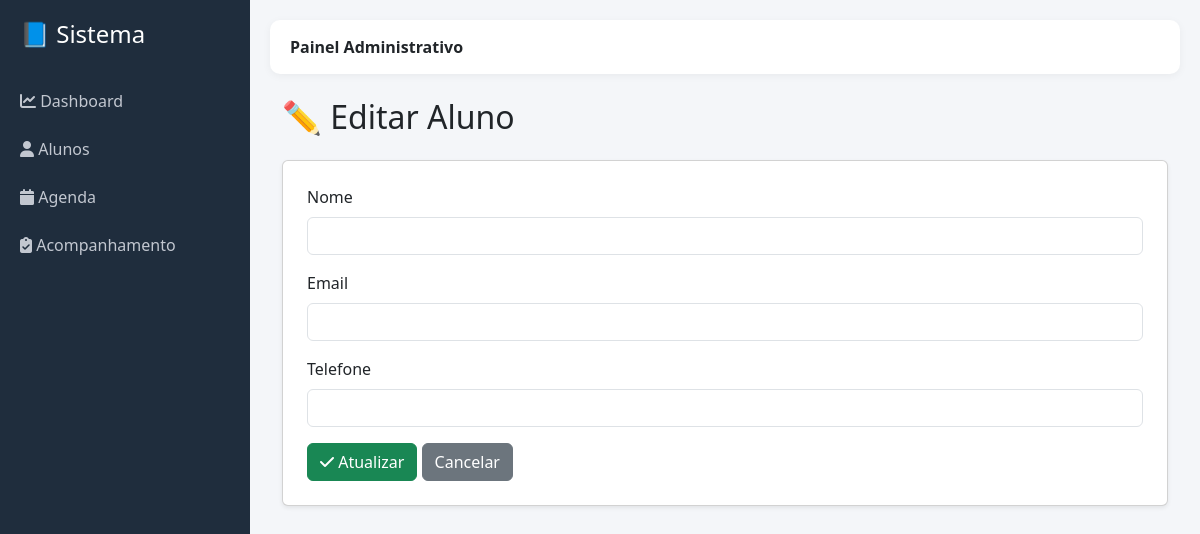
The page /editar/4 on the database as committed earlier.
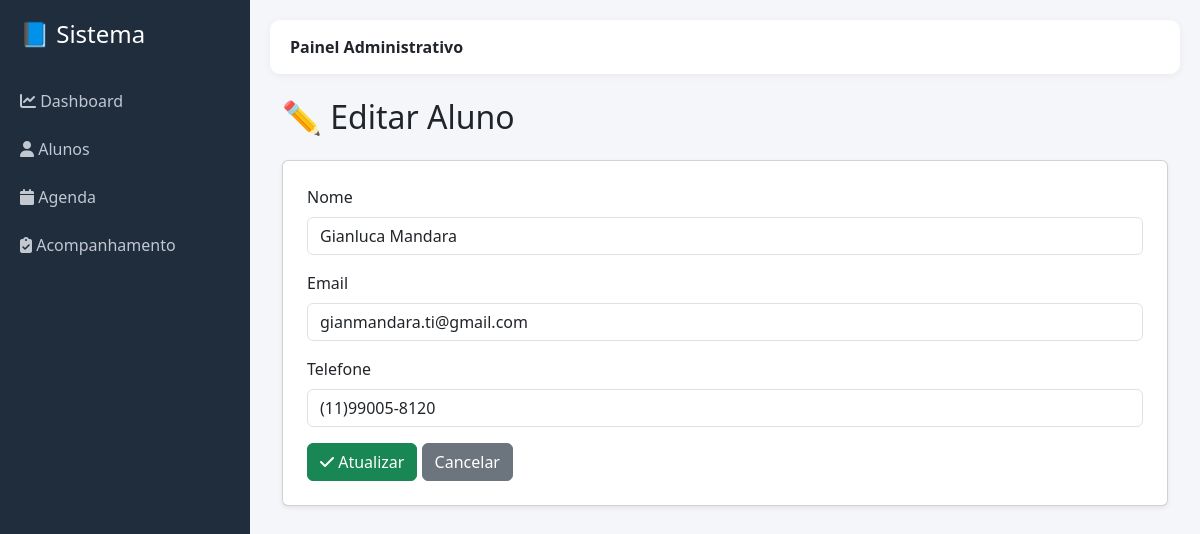
The same page on the database as committed later.
### tables this page shows
CREATE TABLE alunos (
id INTEGER PRIMARY KEY AUTOINCREMENT,
nome TEXT,
email TEXT,
telefone TEXT
);

### app.py (the view, shortened to what this page needs)
@app.route("/editar/<int:id>", methods=["GET", "POST"])
def editar(id):
    conn = conectar()
    aluno = conn.execute("SELECT * FROM alunos WHERE id=?", (id,)).fetchone()
    conn.close()
    return render_template("editar.html", aluno=aluno)

### app.py (called while the page is built)
def conectar():
    caminho = os.path.join(os.path.dirname(__file__), "database", "escola.db")
    conn = sqlite3.connect(caminho)
    conn.row_factory = sqlite3.Row
    return conn

### templates/editar.html
{% extends "base.html" %}
{% block conteudo %}
<div class="container mt-4">
    <h2 class="mb-4">✏️ Editar Aluno</h2>
    <div class="card p-4 shadow-sm">
        <form method="POST">
            <div class="mb-3">
                <label class="form-label">Nome</label>
                <input type="text" name="nome"
                       class="form-control"
                       value="{{ aluno['nome'] }}" required>
            </div>
            <div class="mb-3">
                <label class="form-label">Email</label>
                <input type="email" name="email"
                       class="form-control"
                       value="{{ aluno['email'] }}" required>
            </div>
            <div class="mb-3">
                <label class="form-label">Telefone</label>
                <input type="text" name="telefone"
                       class="form-control"
                       value="{{ aluno['telefone'] }}" required>
            </div>
            <button type="submit" class="btn btn-success">
                <i class="fa-solid fa-check"></i> Atualizar
            </button>
            <a href="/alunos" class="btn btn-secondary">
                Cancelar
            </a>
        </form>
    </div>
</div>
{% endblock %}

Rows that differ between the two databases and show on the page:
added alunos: nome "Gianluca Mandara", email "gianmandara.ti@gmail.com", telefone "(11)99005-8120"
